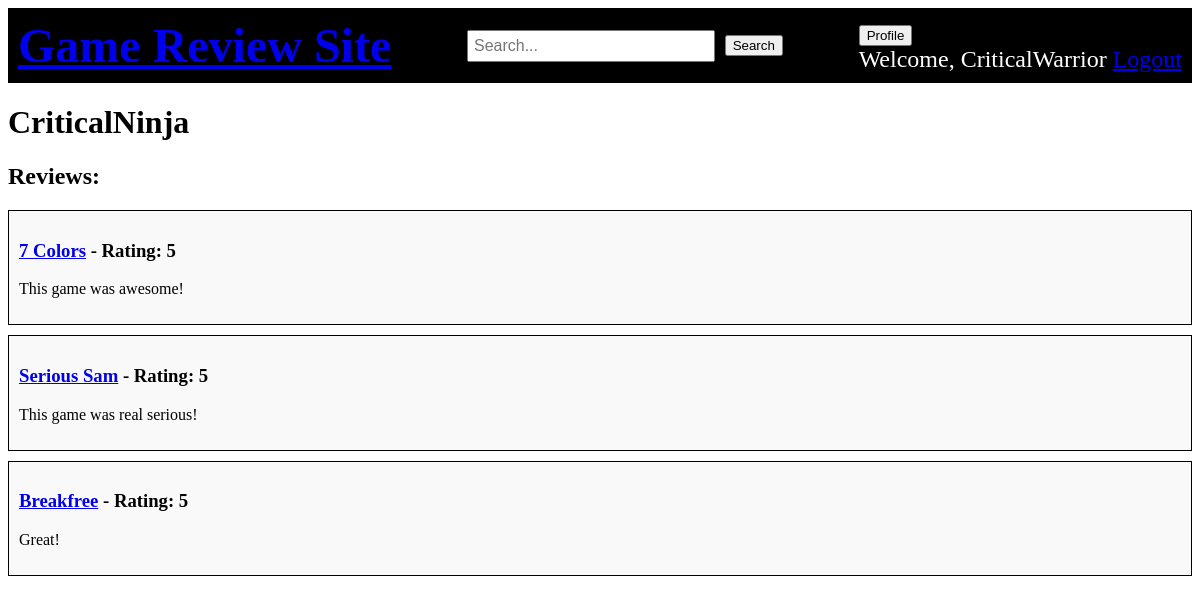
/profile/CriticalNinja (signed in), run on the app's committed database.
### tables this page shows
CREATE TABLE User (
            UserID INTEGER PRIMARY KEY,
            Username TEXT NOT NULL,
            Email TEXT NOT NULL,
            Password TEXT NOT NULL
        );

CREATE TABLE Review (
        ReviewID INTEGER PRIMARY KEY,
        Content TEXT,
        Rating INTEGER,
        Likes INTEGER DEFAULT 0,
        Dislikes INTEGER DEFAULT 0,
        Timestamp TEXT DEFAULT CURRENT_TIMESTAMP,
        UserID INTEGER,
        GameGUID TEXT,
        FOREIGN KEY(UserID) REFERENCES User(UserID),
        FOREIGN KEY(GameGUID) REFERENCES Game(GUID)
    );

CREATE TABLE Game (
            GUID TEXT PRIMARY KEY,
            Name TEXT NOT NULL,
            Description TEXT,
            ReleaseDate TEXT
        );

### app.py (the view)
@app.route('/profile/<username>')
def profile(username):
    db = get_db()
    cur = db.execute("SELECT * FROM User WHERE Username = ?", (username,))
    user = cur.fetchone()
    if user is not None:
        cur = db.execute("""
            SELECT r.*, g.Name as GameName
            FROM Review r
            INNER JOIN Game g ON r.GameGUID = g.GUID
            WHERE r.UserID = ?
        """, (user[0],))  # Assuming UserID is the 1st column in the users table
        reviews = cur.fetchall()
        reviews = [dict(review) for review in reviews]
        return render_template('profile.html', user=user, reviews=reviews)
    else:
        return "User not found", 404

### app.py (called while the page is built)
@app.before_request
def before_request():
    g.db = get_db()

@app.after_request
def add_header(response):
    response.headers['Cache-Control'] = 'no-store'
    return response

### db.py (called while the page is built)
def get_db():
    if 'db' not in g:
        g.db = sqlite3.connect('games.db')
        g.db.row_factory = sqlite3.Row
    return g.db

### templates/profile.html (shortened to what this page needs)
<!DOCTYPE html>
<html>
<head>
</head>
<body>
    <div class="header">
        <h1 class="header-title"><a href="{{ url_for('index') }}">Game Review Site</a></h1>
        <form class="search-bar" action="{{ url_for('search') }}" method="post">
            <input type="text" name="search" placeholder="Search...">
            <input type="submit" value="Search">
        </form>
        <div>
            {% if 'user_id' in session %}
                <form class="inline" action="{{ url_for('profile', username=user.Username) }}" method="get">
                    <button class="auth-button" type="submit">Profile</button>
                </form>
                <span>Welcome, {{ session['Username'] }}</span>
                <a class="auth-button" href="{{ url_for('logout') }}">Logout</a>
            {% else %}
                <a class="auth-button" href="{{ url_for('login') }}">Login</a>
                <a class="auth-button" href="{{ url_for('register') }}">Register</a>
            {% endif %}
        </div>
    </div>
    <div class="content">
        <h1>{{ user.Username }}</h1>
        <h2>Reviews:</h2>
        <div class="reviews-container">
            {% for review in reviews %}
                <div class="review-box">
                    <h3><a href="{{ url_for('game_page', guid=review.GameGUID) }}">{{ review.GameName }}</a> - Rating: {{ review.Rating }}</h3>
                    <p>{{ review.Content }}</p>
                </div>
            {% endfor %}
        </div>
    </div>
</body>
</html>

### templates/profile.html (style rules this page uses)
.header { background-color: black; color: white; padding: 10px; text-align: left; font-size: 24px; display: flex; justify-content: space-between; align-items: center; }
.header-title { margin: 0; }
.search-bar { display: flex; align-items: center; flex-grow: 1; justify-content: center; }
.search-bar input[type="text"] { margin-right: 10px; width: 50%; padding: 5px; font-size: 16px; }
.review-box { border: 1px solid #000; padding: 10px; margin-bottom: 10px; background-color: #f9f9f9; }

### data on the page
User: Username "CriticalNinja"
Review: GameName "7 Colors", Rating "5", Content "This game was awesome!"
Review: GameName "Serious Sam", Rating "5", Content "This game was real serious!"
Review: GameName "Breakfree", Rating "5", Content "Great!"

### other printed values
{{ session['Username'] }} "CriticalWarrior"
